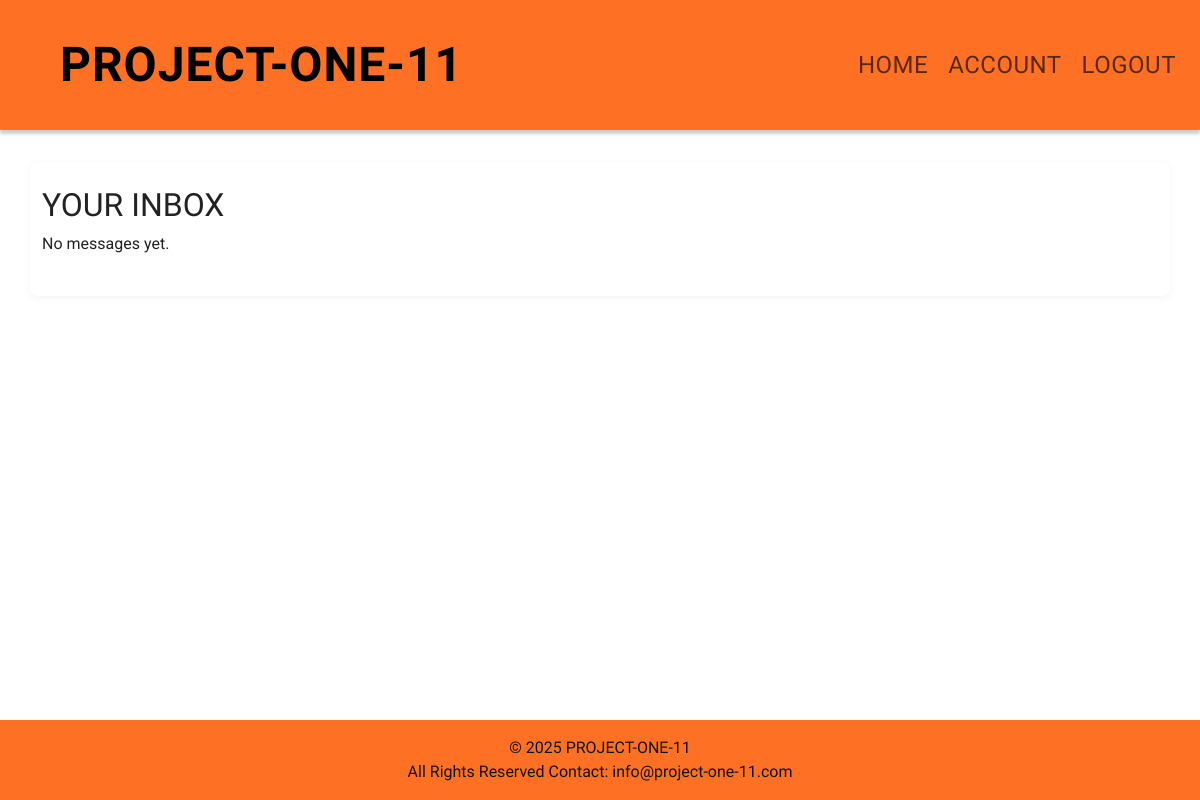
Page /marketplace/inbox/ (signed in) on the earlier database version.
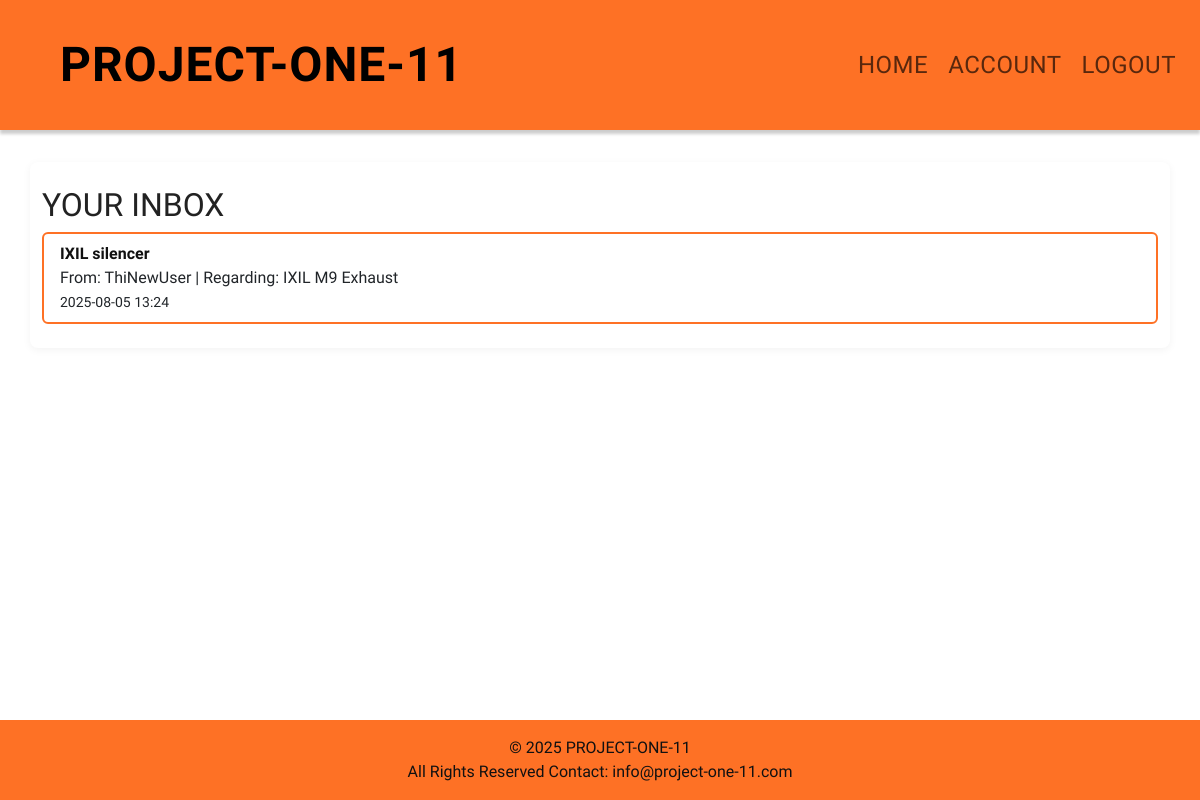
Same page on the later database version.
### marketplace/models.py (models this page shows, shortened)
class Message(models.Model):
    sender = models.ForeignKey(settings.AUTH_USER_MODEL, related_name='sent_messages', on_delete=models.CASCADE)
    recipient = models.ForeignKey(settings.AUTH_USER_MODEL, related_name='received_messages', on_delete=models.CASCADE)
    item = models.ForeignKey('Item', null=True, blank=True, on_delete=models.CASCADE)
    subject = models.CharField(max_length=255)
    body = models.TextField()
    timestamp = models.DateTimeField(auto_now_add=True)
    is_read = models.BooleanField(default=False)

class Item(models.Model):
    CATEGORY_CHOICES = [
        ('engine', 'Engine'),
        ('body', 'Body'),
        ('electrical', 'Electrical'),
        ('other', 'Other'),
    ]
    make = models.CharField(max_length=50, blank=True, null=True)
    year = models.CharField(max_length=10, blank=True, null=True)
    model_name = models.CharField(max_length=50, blank=True, null=True)
    model_designation = models.CharField(max_length=50, blank=True, null=True)
    category = models.CharField(max_length=20, choices=CATEGORY_CHOICES)
    title = models.CharField(max_length=100)
    description = models.TextField()
    price = models.DecimalField(max_digits=10, decimal_places=2)
    owner = models.ForeignKey(settings.AUTH_USER_MODEL, on_delete=models.CASCADE, related_name='items')
    created_at = models.DateTimeField(auto_now_add=True)

### accounts/models.py (models this page shows)
class User(AbstractUser):
    is_buyer = models.BooleanField(default=True, verbose_name='Buyer')
    is_seller = models.BooleanField(default=True, verbose_name='Seller')
    is_business = models.BooleanField(default=False, verbose_name='Business')

### marketplace/views.py (the view)
# urls.py: path('inbox/', views.inbox, name='messages_inbox'),
@login_required
def inbox(request):
    messages = Message.objects.filter(recipient=request.user).order_by('-timestamp')
    return render(request, 'marketplace/inbox.html', {'messages': messages})

### templates/marketplace/inbox.html
{% extends 'base.html' %}
{% block content %}
  <h2>YOUR INBOX</h2>
  {% if messages %}
    <ul class="list-group">
      {% for message in messages %}
        <li class="list-group-item {% if not message.is_read %}list-group-item-info{% endif %}">
          <a href="{% url 'message_detail' message.id %}"><strong>{{ message.subject }}</strong></a>
          <br>
          From: {{ message.sender.username }} | Regarding: {{ message.item.title }}
          <br>
          <small>{{ message.timestamp|date:"Y-m-d H:i" }}</small>
        </li>
      {% endfor %}
    </ul>
  {% else %}
    <p>No messages yet.</p>
  {% endif %}
{% endblock %}

Differences in the rows shown:
added Message: subject "IXIL silencer", sender.username "ThiNewUser", item "IXIL M9 Exhaust", timestamp "2025-08-05 13:24"
Other differences:
text no longer shown: "No messages yet."
